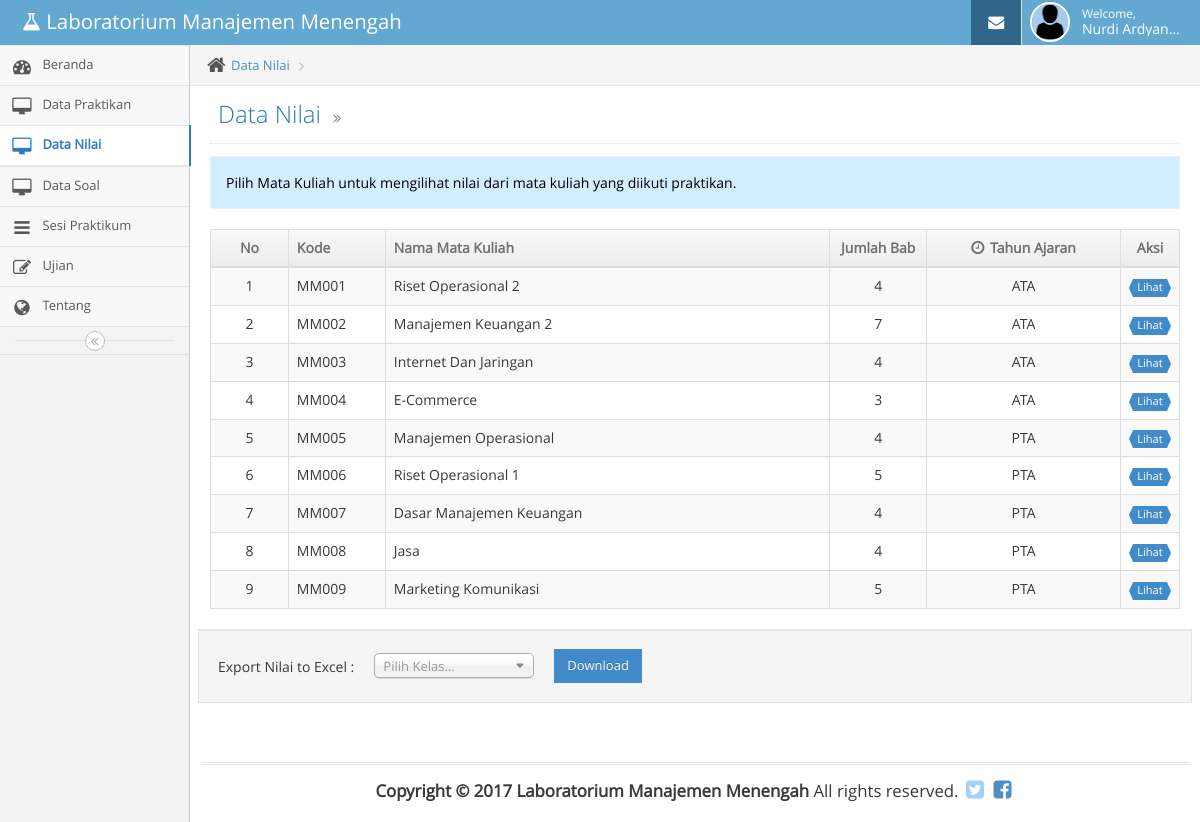
Screenshot of /index.php/datanilai (signed in) with the database file from the repository.
### tables this page shows
CREATE TABLE `tbasisten` (
  `id` int NOT NULL,
  `kd_asisten` varchar(10) DEFAULT NULL,
  `npm` varchar(10) DEFAULT NULL,
  `kelas` varchar(5) DEFAULT NULL,
  `username` varchar(30) DEFAULT NULL,
  `password` varchar(30) DEFAULT NULL,
  `nama_lengkap` varchar(40) DEFAULT NULL,
  `status` varchar(15) DEFAULT NULL,
  `tanggal_post` datetime DEFAULT CURRENT_TIMESTAMP,
  `foto` varchar(300) DEFAULT NULL
);

CREATE TABLE `tbmatkul` (
  `id` int NOT NULL,
  `kd_matkul` varchar(5) DEFAULT NULL,
  `nama_matkul` varchar(100) DEFAULT NULL,
  `t_ajaran` varchar(10) DEFAULT NULL,
  `jml_bab` int DEFAULT NULL,
  `status` varchar(15) DEFAULT NULL
);

### application/controllers/Datanilai.php (called while the page is built, shortened)
	<?php if ( ! defined('BASEPATH')) exit('No direct script access allowed');
class Datanilai extends CI_Controller {
	public function __construct()
	 {
		 $this->load->model('model_data');
	 }
	public function index()
	{
		$isi['content'] 		= 'datanilai/DataMatkul';
		$isi['judul']			= 'Data Nilai';
		$isi['subjudul']		= '';
		$isi['dashboard']		= '';
		$isi['matkul']			= '';
		$isi['tentang']			= '';
		$isi['datapraktikan']	= '';
		$isi['soal']			= '';
		$isi['datanilai']		= 'class="active open"';
		$isi['ujian']			= '';
		$isi['data_matkul']		= $this->db->query("SELECT * FROM tbmatkul order by t_ajaran ASC");
		$isi['data_kelas'] = $this->db->query("SELECT * FROM tbaktivasi2 GROUP BY kelas ASC");
		$this->load->view('asisten/header_asisten',$isi);
		$this->load->view('asisten/menu_asisten',$isi);
		$this->load->view('asisten/content_asisten',$isi);
		$this->load->view('asisten/footer_asisten');
	}
}

### index.php (called while the page is built, shortened)
<?php
require_once BASEPATH.'core/CodeIgniter.php';

### application/views/datanilai/DataMatkul.php (the view, shortened to what this page needs)
<link rel="stylesheet" href="<?php echo base_url();?>assets/css/chosen.min.css" />
<div class="row">
	<div class="col-xs-12">
		<div class="row">
			<div class="col-xs-12">
			<div class="alert alert-block alert-success" style="background-color: #d1eeff; border-color: #ecf0f1; color: #000000; ">
						Pilih Mata Kuliah untuk mengilihat nilai dari mata kuliah yang diikuti praktikan.
			</div>
				<table id="simple-table" class="table table-striped table-bordered table-hover">
					<thead>
						<tr>
							<th class="center">No</th>
							<th>Kode</th>
							<th>Nama Mata Kuliah</th>
							<th class="center">Jumlah Bab</th>
							<th class="center"><i class="ace-icon fa fa-clock-o bigger-110 hidden-480 "></i>
								Tahun Ajaran
							</th>
							<th class="hidden-480 center">Aksi</th>
						</tr>
					</thead>
					<tbody>
					<?php
					$No = 1;
						foreach ($data_matkul->result() as $Row )
						{
					?>
						<tr>
							<td class="center"><?=$No++;?></td>
							<td width="10%"><?=$Row->kd_matkul;?></td>
							<td><?=$Row->nama_matkul;?></td>
							<td class="center" width="10%"><?=$Row->jml_bab;?></td>
							<td class="center" width="20%"><?=$Row->t_ajaran;?></td>
							<td class="hidden-600 center" width="5%"><a href="<?= base_url();?>Datanilai/DaftarBab/<?=$Row->kd_matkul;?>"><span class="label label-sm label-primary arrowed arrowed-right">Lihat</span></a></td>
						</tr>
					<?php
						}
					?>
					</tbody>
				</table>
			</div>
			<div class="col-md-12 well">
			    <form method="post" action="<?php echo base_url();?>datanilai/export_excel" onsubmit= "return cekform();">
			        <table>
			        	<tr>
			        		<td style="padding-right: 20px;">
			        			<label> Export Nilai to Excel :</label>
			        		</td>
			        		<td style="padding-right: 20px;" width="180">
							</td>
			        		<td>
			        			<input class="btn btn-sm btn-primary" type="submit" name="submit" value="Download">
			        		</td>
			        	</tr>
			        </table>
			    </form>
			</div>
		</div>
	</div>
</div>

### application/views/asisten/header_asisten.php (shortened to what this page needs)
<!DOCTYPE html>
<html lang="en">
	<head>
		<link rel="stylesheet" href="<?php echo base_url();?>assets/font-awesome/4.2.0/css/font-awesome.min.css" />
		<link rel="stylesheet" href="<?php echo base_url();?>assets/css/bootstrap.min.css" />
		<link href="<?php echo base_url();?>assets/datatables/css/dataTables.bootstrap.css" rel="stylesheet">
		<link rel="stylesheet" href="<?php echo base_url();?>assets/css/jquery-ui.custom.min.css" />
		<link rel="stylesheet" href="<?php echo base_url();?>assets/css/jquery.gritter.min.css" />
		<link rel="stylesheet" href="<?php echo base_url();?>assets/css/select2.min.css" />
		<link rel="stylesheet" href="<?php echo base_url();?>assets/css/bootstrap-editable.min.css" />
		<link rel="stylesheet" href="<?php echo base_url();?>assets/css/datepicker.min.css" />
		<link rel="stylesheet" href="<?php echo base_url();?>assets/css/ace.min.css" class="ace-main-stylesheet" id="main-ace-style" />
		<link rel="stylesheet" href="<?php echo base_url();?>assets/css/colorbox.min.css" />
	</head>
	<body class="no-skin">
		<div id="navbar" class="navbar navbar-default">
			<div class="navbar-container" id="navbar-container">
				<div class="navbar-header pull-left">
					<a href="<?php echo base_url(); ?>home/asisten" class="navbar-brand">
						<small>
							<i class="fa fa-flask"></i>
							Laboratorium Manajemen Menengah
						</small>
					</a>
				</div>
				<div class="navbar-buttons navbar-header pull-right" role="navigation">
					<ul class="nav ace-nav">
						<li class="blue">
							<a href="<?php echo base_url();?>mail">
								<i class="ace-icon fa fa-envelope icon-animated-vertical"></i>
							</a>
						</li>
						<li class="light-blue">
							<a data-toggle="dropdown" href="#" class="dropdown-toggle">
								<?php
									$foto = $this->db->query("SELECT * FROM tbasisten WHERE npm = '".$this->session->userdata("npm")."'");
									foreach ($foto->result() as $key )
									{
										$foto = $key->foto;
										$nama_lengkap = $key->nama_lengkap;
									}
								?>
								<img class="nav-user-photo" src="<?php echo base_url();?>assets/uploads/images/<?php echo $foto;?>" alt="<?php echo ($this->session->userdata('nama_lengkap'));?>" />
								<span class="user-info">
									<small>Welcome,</small>
									<?php echo $nama_lengkap;?>
								</span>
						</li>
					</ul>
				</div>
			</div>
		</div>

### rows the page displays
tbasisten: foto (picture), nama_lengkap "Nurdi Ardyan…"
tbmatkul: kd_matkul "MM001", nama_matkul "Riset Operasional 2", jml_bab "4", t_ajaran "ATA"
tbmatkul: kd_matkul "MM002", nama_matkul "Manajemen Keuangan 2", jml_bab "7", t_ajaran "ATA"
tbmatkul: kd_matkul "MM003", nama_matkul "Internet Dan Jaringan", jml_bab "4", t_ajaran "ATA"
tbmatkul: kd_matkul "MM004", nama_matkul "E-Commerce", jml_bab "3", t_ajaran "ATA"
tbmatkul: kd_matkul "MM005", nama_matkul "Manajemen Operasional", jml_bab "4", t_ajaran "PTA"
tbmatkul: kd_matkul "MM006", nama_matkul "Riset Operasional 1", jml_bab "5", t_ajaran "PTA"
tbmatkul: kd_matkul "MM007", nama_matkul "Dasar Manajemen Keuangan", jml_bab "4", t_ajaran "PTA"
tbmatkul: kd_matkul "MM008", nama_matkul "Jasa", jml_bab "4", t_ajaran "PTA"
tbmatkul: kd_matkul "MM009", nama_matkul "Marketing Komunikasi", jml_bab "5", t_ajaran "PTA"

### other values shown
$judul "Data Nilai"
